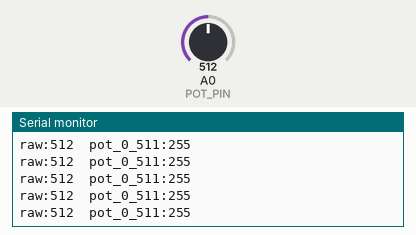
This sketch was run on a simulated Teensy 4. Shown: the last lines printed to the serial monitor. The inputs (shaded band) are chosen by the test bench; at power-on: A0 (POT_PIN) = 512 (analog values on the 0–1023 scale).

Above: at 1.2 s.
1.3 s: A0 (POT_PIN) set to 716
At 2.2 s:
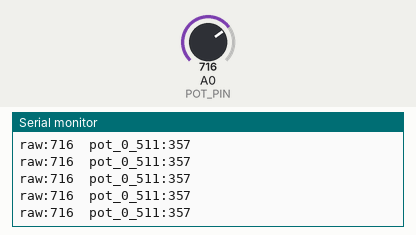
2.8 s: A0 (POT_PIN) set to 900
At 3.6 s:
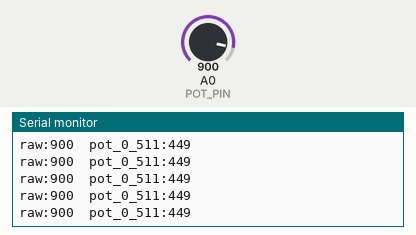
Timing chart, 0 to 5.8 s (numbered marks = the images above; inputs shaded):
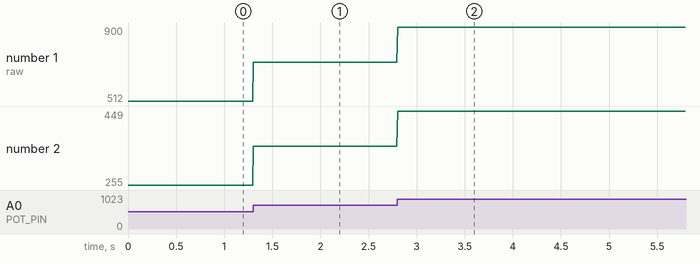

Measured:
- after the input at 1.3 s, the serial monitor: prints a new line at once (image 1)
- after the input at 2.8 s, the serial monitor: prints a new line at once (image 2)
- plotted number 1: 512 → 716 after the input at 1.3 s, 716 → 900 after the input at 2.8 s
- plotted number 2: 255 → 357 after the input at 1.3 s, 357 → 449 after the input at 2.8 s

The sketch:

08_teste_potenciometro_teensy.ino
```cpp
// Teensy 4.0: Potentiometer -> Serial Plotter (0..511)
const int POT_PIN = A0;                 // pin 14 on Teensy 4.0
const unsigned long BAUD = 115200;

void setup() {
  Serial.begin(BAUD);
  while (!Serial) { /* wait for USB serial */ }

  // Ensure 10-bit reads (0..1023) on Teensy 4.0
  analogReadResolution(10);
  // Optional: average multiple samples to reduce noise
  analogReadAveraging(8);
}

void loop() {
  int raw = analogRead(POT_PIN);                 // 0..1023
  int pot_0_511 = map(raw, 0, 1023, 0, 511);     // 0..511
  pot_0_511 = constrain(pot_0_511, 0, 511);

  // Serial Plotter format: labels and values on one line, separated by tabs
  Serial.print("raw:");         Serial.print(raw);
  Serial.print("\tpot_0_511:"); Serial.println(pot_0_511);

  delay(10); // ~100 Hz
}
```
